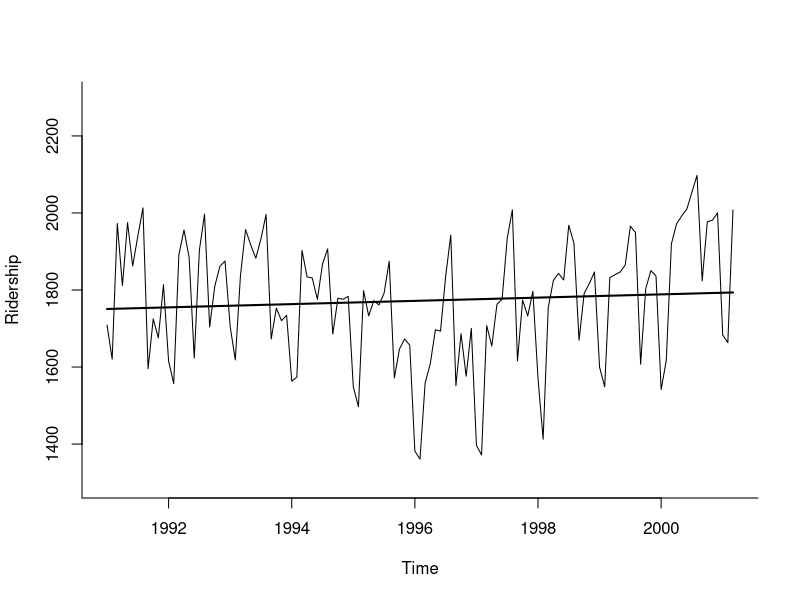
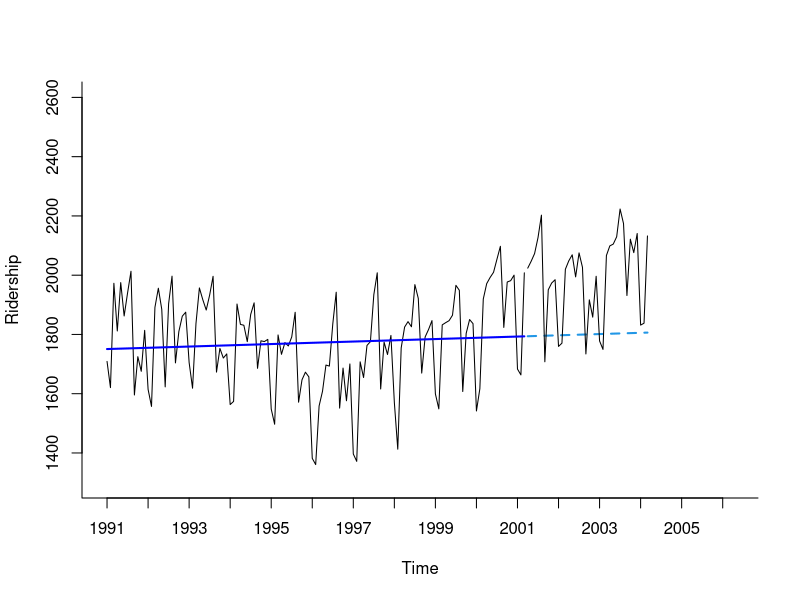
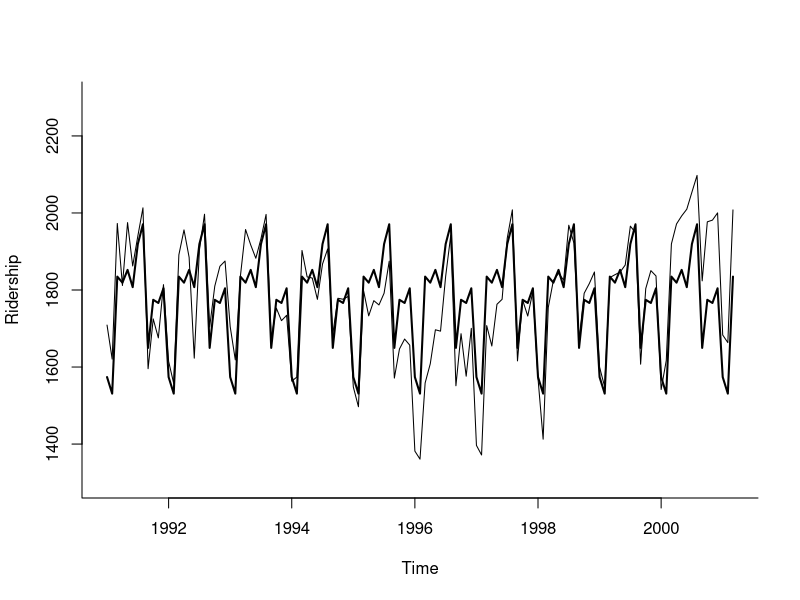
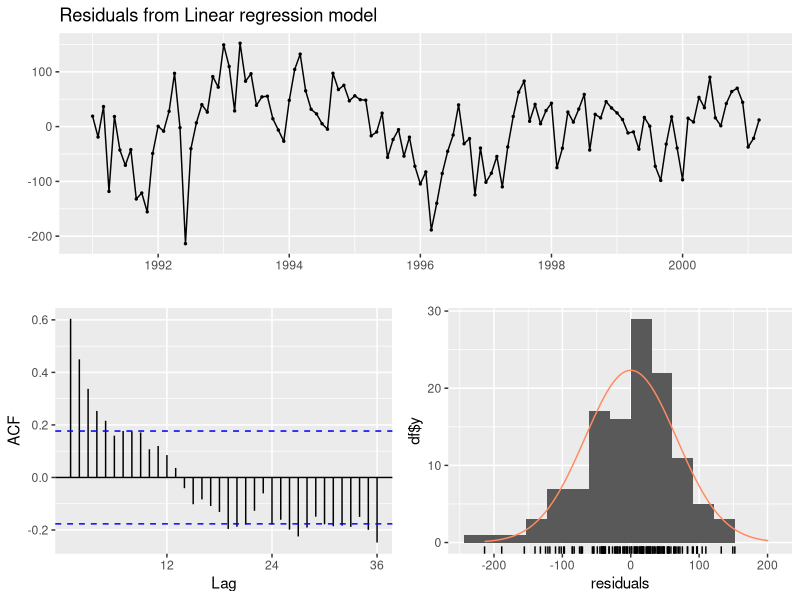
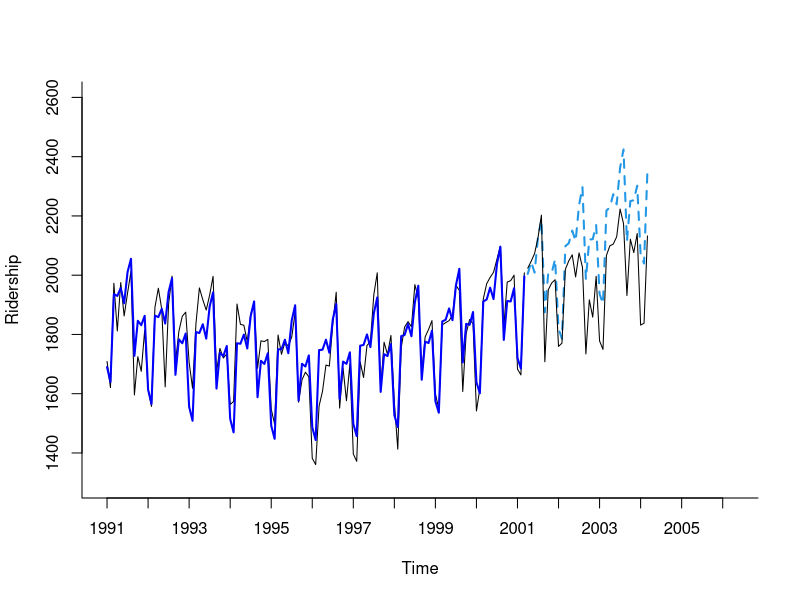
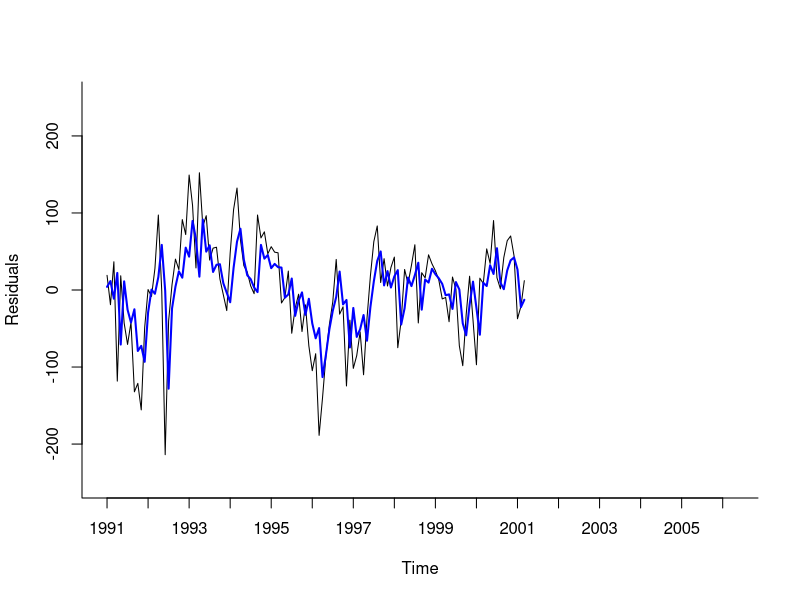
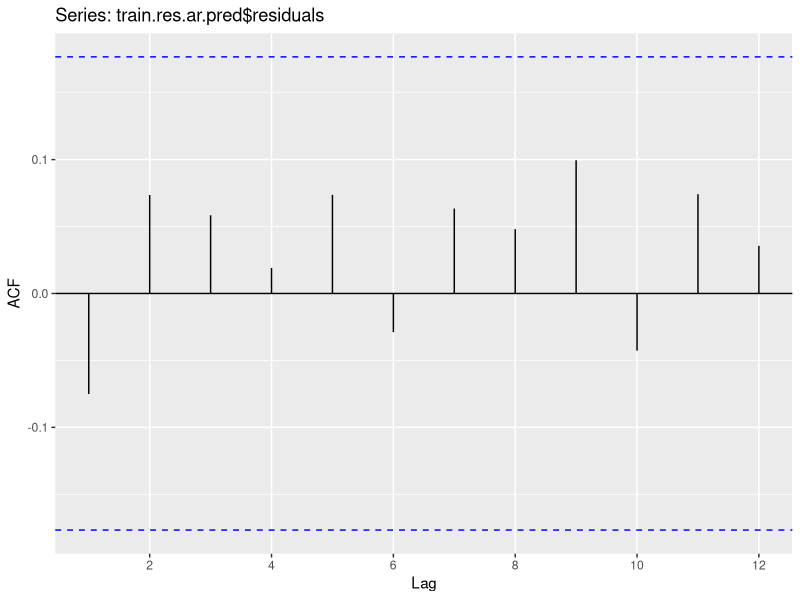
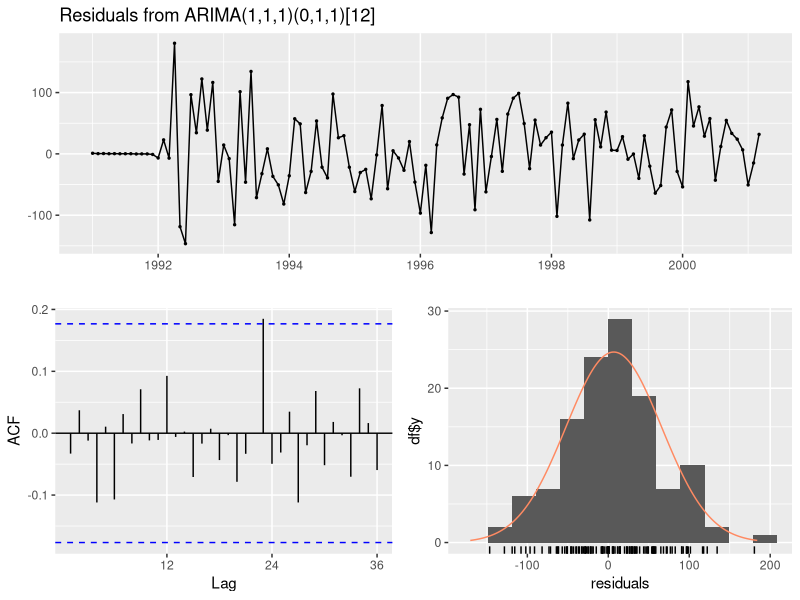

Here is the R script that generated these plots, in order:
## ---- chunk 1
knitr::opts_chunk$set(echo = TRUE)
library(tidyverse)
library(forecast)
library(zoo)

setwd(getwd())
## ---- chunk 2
amtrak <- read.csv("data/Amtrak.csv") #read in data
amtrak.ts <- ts(amtrak$Ridership, start = c(1991, 1), end = c(2004, 3), frequency = 12)

train.ts <- window(amtrak.ts, end = c(1991, length(amtrak.ts) - 36)) #create a training set

train.lm <- tslm(train.ts ~ trend) #the `trend` argument includes the time index as a linear predictor

summary(train.lm)

plot(train.ts, xlab = "Time", ylab = "Ridership", ylim = c(1300, 2300), bty = "l")
lines(train.lm$fitted, lwd = 2)
## ---- chunk 3
train.lm.pred <- forecast(train.lm, h = 36, level = 0)

accuracy(train.lm.pred, amtrak.ts)

plot(train.lm.pred, ylim = c(1300, 2600), ylab = "Ridership", xlab = "Time", bty = "l", 
     xaxt = "n", xlim = c(1991, 2006.25), main = "", flty = 2)
axis(1, at = seq(1991, 2006, 1), labels = format(seq(1991, 2006, 1)))
lines(train.lm.pred$fitted, lwd = 2, col = "blue")
lines(window(amtrak.ts, start = c(1991, length(amtrak.ts) - 35), end = c(1991, length(amtrak.ts))))
## ---- chunk 4
train.lm.e <- tslm(train.ts ~ trend, lambda = 0) #to model an exponential trend, we set the lambda argument to zero (a value of 1 is linear)

train.lm.poly <- tslm(train.ts ~ trend + I(trend^2)) #to model a quadratic trend, we add the squared term.
## ---- chunk 5
train.lm.se <- tslm(train.ts ~ season)
summary(train.lm.se)

plot(train.ts, xlab = "Time", ylab = "Ridership", ylim = c(1300, 2300), bty = "l")
lines(train.lm.se$fitted, lwd = 2)
## ---- chunk 6
train.lm.poly.se <- tslm(train.ts ~ trend + I(trend^2) + season)
summary(train.lm.poly.se)

train.lm.poly.se.pred <- forecast(train.lm.poly.se, h = 36, level = 0)

accuracy(train.lm.poly.se.pred, amtrak.ts)

checkresiduals(train.lm.poly.se.pred)

plot(train.lm.poly.se.pred, ylim = c(1300, 2600), ylab = "Ridership", xlab = "Time", 
     bty = "l", xaxt = "n", xlim = c(1991, 2006.25), main = "", flty = 2)
axis(1, at = seq(1991, 2006, 1), labels = format(seq(1991, 2006, 1)))
lines(train.lm.poly.se.pred$fitted, lwd = 2, col = "blue")
lines(window(amtrak.ts, start = c(1991, length(amtrak.ts) - 35), end = c(1991, length(amtrak.ts))))
## ---- chunk 7
train.lm.sm <- tslm(train.ts ~ trend + I(trend^2) + I(sin(2*pi*trend/12)) 
                    + I(cos(2*pi*trend/12)))

train.lm.sm.pred <- forecast(train.lm.sm, h = 36, level = 0)

accuracy(train.lm.sm.pred, amtrak.ts)
## ---- chunk 8
train.res.ar <- Arima(train.lm.poly.se$residuals, order = c(1,0,0)) #train an AR on the residuals
train.res.ar.pred <- forecast(train.res.ar, h = 36) #forecast results 

summary(train.res.ar)

#plot model against residuals
plot(train.lm.poly.se$residuals, ylim = c(-250, 250), ylab = "Residuals",
     xlab = "Time", bty = "l", xaxt = "n", xlim = c(1991, 2006.25), main = "")
axis(1, at = seq(1991, 2006, 1), labels  = format(seq(1991, 2006, 1)))
lines(train.res.ar.pred$fitted, lwd = 2, col = "blue")

#check autocorrelation of residuals-of-residuals
ggAcf(train.res.ar.pred$residuals, lag.max = 12)
## ---- chunk 9
auto.arima(train.ts)
## ---- chunk 10
train.ARIMA <- auto.arima(train.ts)
summary(train.ARIMA)

train.ARIMA.pred <- forecast(train.ARIMA, h = 36)

accuracy(train.ARIMA.pred, amtrak.ts)
checkresiduals(train.ARIMA.pred)

plot(train.ARIMA.pred, ylim = c(1300, 2600), ylab = "Ridership", xlab = "Time", 
     bty = "l", xaxt = "n", xlim = c(1991, 2006.25), main = "", flty = 2)
axis(1, at = seq(1991, 2006, 1), labels = format(seq(1991, 2006, 1)))
lines(train.ARIMA.pred$fitted, lwd = 2, col = "blue")
lines(window(amtrak.ts, start = c(1991, length(amtrak.ts) - 35), end = c(1991, length(amtrak.ts))))
## ---- chunk 11
train.ARIMA.lbda.pred <- train.ts %>% 
  auto.arima(lambda = 2) %>% 
  forecast(h = 36)

accuracy(train.ARIMA.lbda.pred, amtrak.ts)

plot(train.ARIMA.lbda.pred, ylim = c(1300, 2600), ylab = "Ridership", xlab = "Time", 
     bty = "l", xaxt = "n", xlim = c(1991, 2006.25), main = "", flty = 2)
axis(1, at = seq(1991, 2006, 1), labels = format(seq(1991, 2006, 1)))
lines(train.ARIMA.lbda.pred$fitted, lwd = 2, col = "blue")
lines(window(amtrak.ts, start = c(1991, length(amtrak.ts) - 35), end = c(1991, length(amtrak.ts))))
## ---- chunk 12
svs <- read.csv("data/SouvenirSales.csv") #read in file
svs.ts <- ts(svs[,2], start = c(1995, 1), end = c(2001, 12), frequency = 12) #convert to ts

svs.train <- window(svs.ts, start = c(1995,1), end = c(1995, length(svs.ts)-12))

autoplot(svs.ts) #we see trend and multiplicative seasonality
ggAcf(svs.train) #strong autocorrelation in lag-1, strong seasonal trend at 12 and 24 months

BoxCox.lambda(svs.train) #it seems the optimal transformation is close to log (0.015)

svs.train.ARIMA.pred <- svs.train %>% 
  auto.arima(lambda = 0.015) %>% #run an ARIMA
  forecast(h = 12)

accuracy(svs.train.ARIMA.pred, svs.ts) #check accuracy
checkresiduals(svs.train.ARIMA.pred) #check residuals

plot(svs.train.ARIMA.pred, ylab = "Sales", xlab = "Time", 
     bty = "l", xaxt = "n", xlim = c(1995, 2002), main = "", flty = 2)
axis(1, at = seq(1995, 2001, 1), labels = format(seq(1995, 2001, 1)))
lines(svs.train.ARIMA.pred$fitted, lwd = 2, col = "blue")
lines(window(svs.ts, start = c(1995, length(svs.ts) - 11), end = c(1995, length(svs.ts))))
